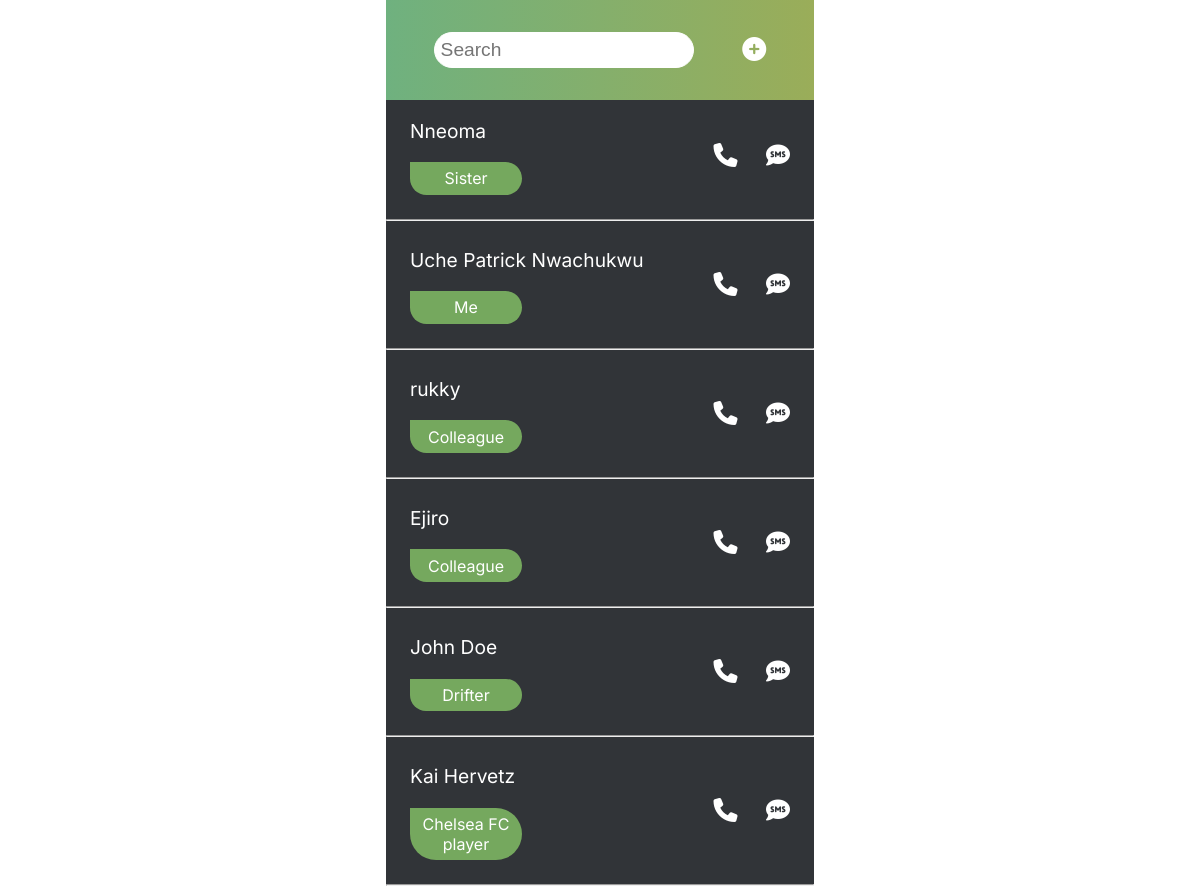
The app's page /index/ with its own data.
### contact/models.py (models this page shows, shortened)
class Contact(models.Model):
    name = models.CharField(max_length=50)
    relationship = models.CharField(max_length=50)
    phoneNumber = models.CharField(max_length=25)
    address = models.TextField(max_length=80)
    email = models.EmailField(max_length=60)

### contact/views.py (the view)
# urls.py: path('index/', index_view, name='index'),
def index_view(request):
	contact = Contact.objects.all()
	search = request.GET.get('search-area')
	if search:
		contact = Contact.objects.filter(name__icontains=search)
	else:
		contact = Contact.objects.all()
		search = ""
	context = {
		'uche': contact,
		'search': search
	}
	return  render(request, 'index.html', context)

### templates/index.html (shortened to what this page needs)
<!DOCTYPE html>
<html>
<head>
	{% load static%}
	<link rel="stylesheet" type="text/css" href="{% static 'css/all.min.css'%}">
	<link rel="stylesheet" type="text/css" href="{% static 'css/fontawesome.min.css'%}">
    <link rel="stylesheet" type="text/css" href="{% static 'style.css' %}">
</head>
<body>
	<div class="container">
		<header class="header">
			<form class="search-bar" method='GET'>
				<input type="search-name" class="contact-search" name="search-area" value="{{search}}" placeholder="Search">
			</form>
			<a href="{% url 'add-contact' %}"><i class="fas fa-plus-circle add"></i></a>
		</header>
		<section class="contacts-library">
			<ul class="contacts-list">
			{% for contact in uche  %}
				<a href="/profile/{{contact.id}}">
					<div class="contact-section">
						<li class="list__item">
							<p class="contact-name">{{contact.name}}</p>
							<p class="relationship">{{contact.relationship}}</p>
						</li>
						<li class="list__item">
							<i class="fas fa-phone"></i>
							<i class="fas fa-sms text"></i>
						</li>
					</div>
				</a>
				<hr>
				{% empty %}
					<h2 style="color:cornsilk">Ooops no result..</h2>
			{% endfor %}
			</ul>
		</section>
	</div>
</body>
</html>

### static/style.css (style rules this page uses)
body { font-family: 'Inter', sans-serif; margin: 0; }
.container { max-width: 428px; margin: 0 auto; background-color: #313438; height: 100vh; }
a { text-decoration: none; }
.header { display: flex; justify-content: space-evenly; color: #fff; background: linear-gradient(90deg, rgba(111,177,127,1) 0%, rgba(154,173,89,1) 100%); padding: 2em 0; align-items: center; }
.contact-search { font-size: 1.2em; padding:.3em .3em; border-radius: 100px; border:1px solid white; outline: none; }
.contacts-library { background: #313438; }
.add { color: #fff; font-size: 1.5em; }
i { color: #fff; font-size: 1.5em; }
.contact-name { color: #fff; font-size: 1.2em; }
ul { margin: 0; padding: 0; width: 100%; }
hr { border: 1px solicontactd #494a4b; }
.list__item { list-style: none; }
.relationship { color: #fff; width: 6em; text-align: center; padding: .4em .5em; border-radius: 100px; border-top-left-radius: 0; background-color: #75A85E; }
.contact-section { display: flex; justify-content: space-between; align-items: center; padding: 0 1.5em; transition: 0.3s; }
.text { padding-left: 1em; }

### records on screen
Contact: name "Nneoma", relationship "Sister"
Contact: name "Uche Patrick Nwachukwu", relationship "Me"
Contact: name "rukky", relationship "Colleague"
Contact: name "Ejiro", relationship "Colleague"
Contact: name "John Doe", relationship "Drifter"
Contact: name "Kai Hervetz", relationship "Chelsea FC player"
